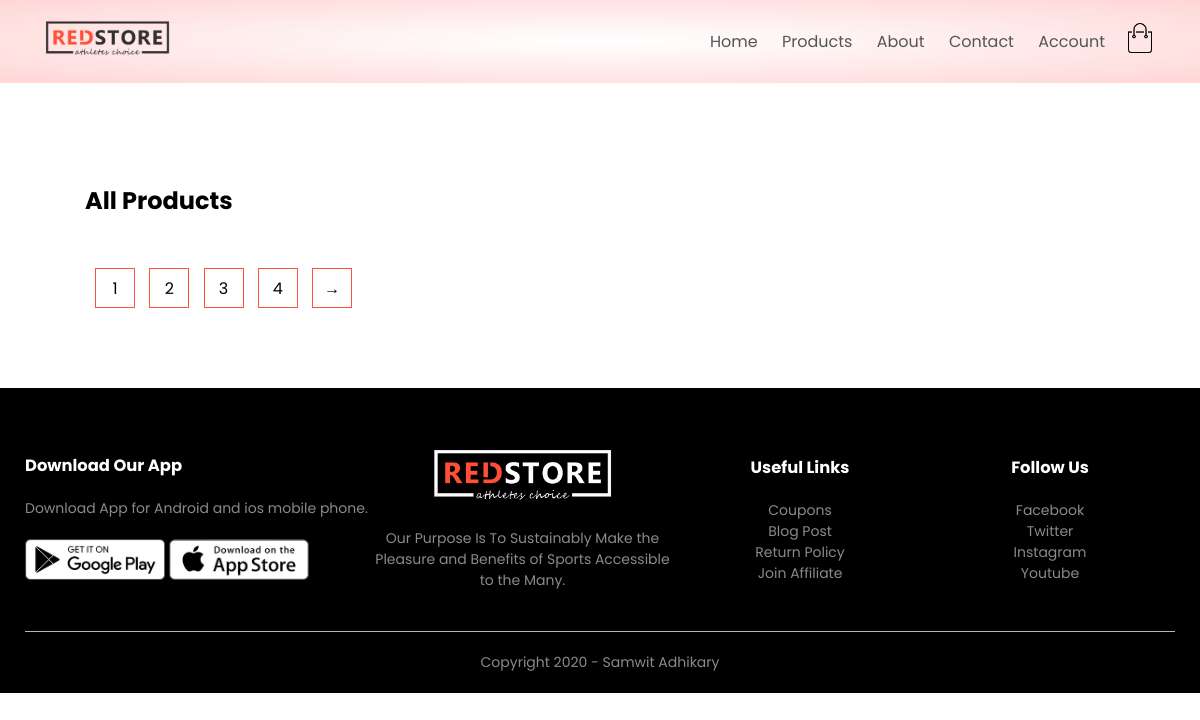
Page /product_list on the earlier database version.
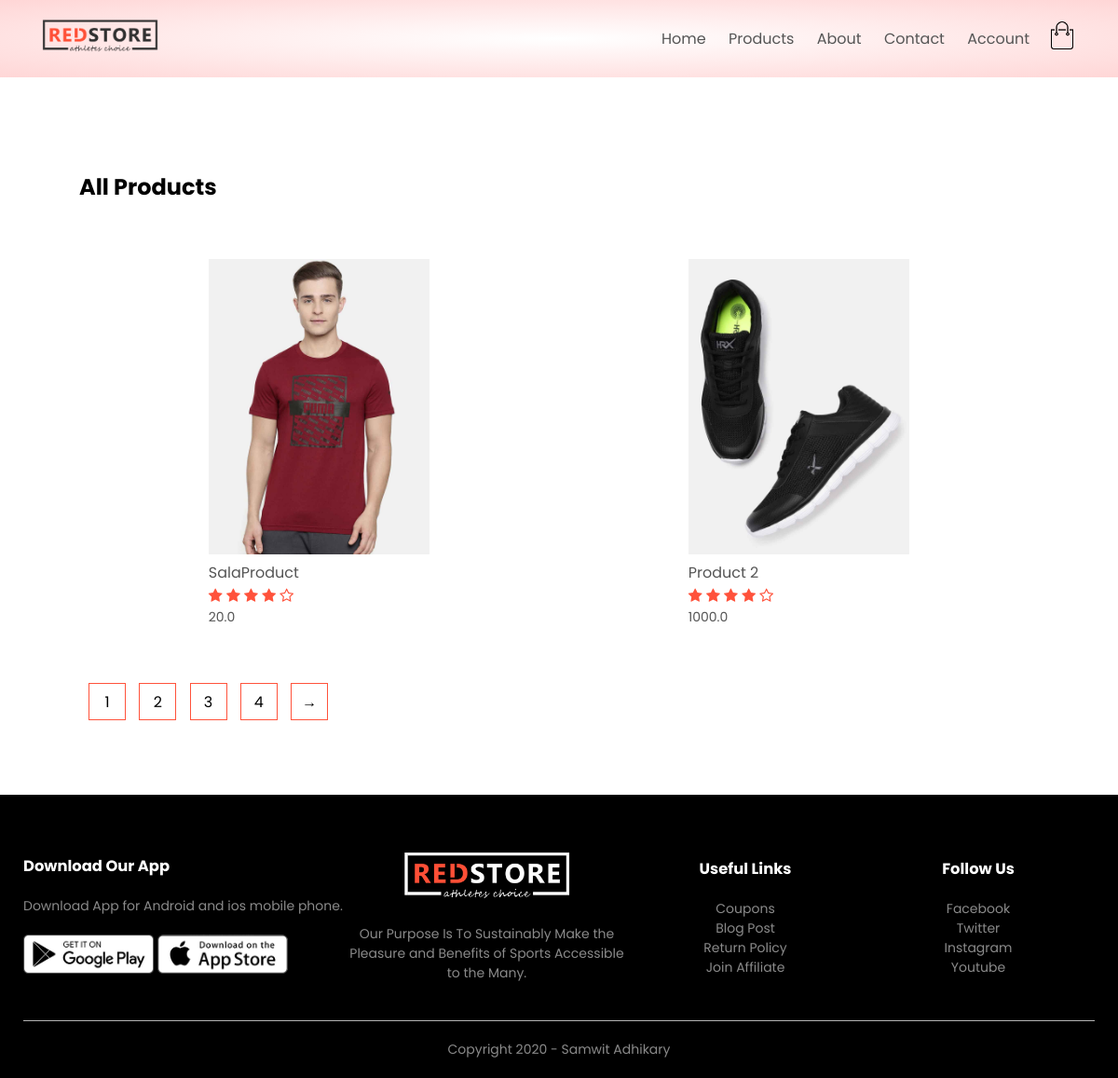
Same page on the later database version.
### products/models.py (models this page shows, shortened)
class Product (models.Model):
    Live = 1
    DELETE = 0
    DELETE_CHOICES = ((Live,'Live'),(DELETE,'Delete'))
    name = models.CharField(max_length=200)
    price = models.FloatField()
    description = models.TextField()
    image = models.ImageField(upload_to='media/')
    priority = models.IntegerField(default=0)
    delete_status = models.IntegerField(choices=DELETE_CHOICES,default = Live)
    created_at = models.DateTimeField(auto_now_add=True)
    updated_at = models.DateTimeField(auto_now=True)

### products/views.py (the view)
# urls.py: path('product_list',views.list_products,name='list_product'),
def list_products(request) :
    product_list = Product.objects.all()
    context = {'products':product_list}
    return render(request, 'products.html',context)

### products/templatetags/chunks.py (called while the page is built)
@register.filter(name='chunks')
def chunks(listed_data, chunk_size):
    for i in range(0, len(listed_data), chunk_size):
        yield listed_data[i:i + chunk_size]

### templates/products.html
{% extends 'blank_layout.html' %}
{% block content %}
{% include 'product_list.html' %}
{% endblock content %}

### templates/blank_layout.html (shortened to what this page needs)
{% load static %}
<!DOCTYPE html>
<html lang="en">
<head>
    <link rel="stylesheet" href="{% static 'css/style.css' %}">
    <link rel="stylesheet" href="https://stackpath.bootstrapcdn.com/font-awesome/4.7.0/css/font-awesome.min.css">
</head>
<body>
    <div class="header">
        <div class="container">
            {% include 'menu.html' %}
        </div>
    </div>
    {% block content %}
    {% endblock content %}
    <div class="footer">
        <div class="container">
            <div class="row">
                <div class="footer-col-1">
                    <h3>Download Our App</h3>
                    <p>Download App for Android and ios mobile phone.</p>
                    <div class="app-logo">
                        <img src="{% static 'images/play-store.png' %}">
                        <img src="{% static 'images/app-store.png' %}">
                    </div>
                </div>
                <div class="footer-col-2">
                    <img src="{% static 'images/logo-white.png' %}">
                    <p>Our Purpose Is To Sustainably Make the Pleasure and Benefits of Sports Accessible to the Many.
                    </p>
                </div>
                <div class="footer-col-3">
                    <h3>Useful Links</h3>
                    <ul>
                        <li>Coupons</li>
                        <li>Blog Post</li>
                        <li>Return Policy</li>
                        <li>Join Affiliate</li>
                    </ul>
                </div>
                <div class="footer-col-4">
                    <h3>Follow Us</h3>
                    <ul>
                        <li>Facebook</li>
                        <li>Twitter</li>
                        <li>Instagram</li>
                        <li>Youtube</li>
                    </ul>
                </div>
            </div>
            <hr>
            <p class="copyright">Copyright 2020 - Samwit Adhikary</p>
        </div>
    </div>
</body>
</html>

### templates/menu.html (shortened to what this page needs)
{% load static %}
<div class="navbar">
    <div class="logo">
        <a href="index.html"><img src="{% static 'images/logo.png' %}" alt="logo" width="125px"></a>
    </div>
    <nav>
        <ul id="MenuItems">
            <li><a href="{% url 'home' %}">Home</a></li>
            <li><a href="{% url 'list_product' %}">Products</a></li>
            <li><a href="">About</a></li>
            <li><a href="">Contact</a></li>
            <li><a href="{% url 'account' %}">Account</a></li>
        </ul>
    </nav>
    <a href="{% url 'cart' %}"><img src="{% static 'images/cart.png' %}" width="30px" height="30px"></a>
</div>

### templates/product_list.html
{% load static %}
{% load chunks %}
<div class="small-container">
    <div class="row row-2">
        <h2>All Products</h2>
    </div>
    {% for product_chunks in products|chunks:4 %}
    <div class="row">
        {% for product in product_chunks %}
        <div class="col-4">
            <a><img src="{{ product.image.url }}"></a>
            <h4>{{ product.name }}</h4>
            <div class="rating">
                <i class="fa fa-star"></i>
                <i class="fa fa-star"></i>
                <i class="fa fa-star"></i>
                <i class="fa fa-star"></i>
                <i class="fa fa-star-o"></i>
            </div>
            <p>{{ product.price }}</p>
        </div>
        {% endfor %}
    </div>
    {% endfor %}
    <div class="page-btn">
        <span>1</span>
        <span>2</span>
        <span>3</span>
        <span>4</span>
        <span>→</span>
    </div>
</div>

### static/css/style.css (style rules this page uses)
* { margin: 0; padding: 0; box-sizing: border-box; }
body { font-family: 'Poppins', sans-serif; }
.navbar { display: flex; align-items: center; padding: 20px; }
nav { flex: 1; text-align: right; }
nav ul { display: inline-block; list-style-type: none; }
nav ul li { display: inline-block; margin-right: 20px; }
a { text-decoration: none; color: #555; }
p { color: #555; }
.container { max-width: 1300px; margin: auto; padding-left: 25px; padding-right: 25px; }
.row { display: flex; align-items: center; flex-wrap: wrap; justify-content: space-around; }
.header { background: radial-gradient(#fff,#ffd6d6); }
.small-container { max-width: 1080px; margin: auto; padding-left: 25px; padding-right: 25px; }
.col-4 { flex-basis: 25%; padding: 10px; min-width: 200px; margin-bottom: 50px; transition: transform 0.5s; }
.col-4 img { width: 100%; }
h4 { color: #555; font-weight: normal; }
.col-4 p { font-size: 14px; }
.rating .fa { color: #ff523b; }
.footer { background: black; color: #8a8a8a; font-size: 14px; padding: 60px 0 20px; }
.footer p { color: #8a8a8a; }
.footer h3 { color: #fff; margin-bottom: 20px; }
.footer-col-1, .footer-col-2, .footer-col-3, .footer-col-4 { min-width: 250px; margin-bottom: 20px; }
.footer-col-1 { flex-basis: 30%; }
.footer-col-2 { flex: 1; text-align: center; }
.footer-col-2 img { width: 180px; margin-bottom: 20px; }
.footer-col-3, .footer-col-4 { flex-basis: 12%; text-align: center; }
ul { list-style-type: none; }
.app-logo { margin-top: 20px; }
.app-logo img { width: 140px; }
.footer hr { border: none; background: #b5b5b5; height: 1px; margin: 20px 0; }
.copyright { text-align: center; }
.row-2 { justify-content: space-between; margin: 100px auto 50px; }
.page-btn { margin: 0 auto 80px; }
.page-btn span { display: inline-block; border: 1px solid #ff523b; margin-left: 10px; width: 40px; height: 40px; text-align: center; line-height: 40px; cursor: pointer; }

Differences in the rows shown:
added Product: image (picture), name "SalaProduct", price "20.0"
added Product: image (picture), name "Product 2", price "1000.0"
